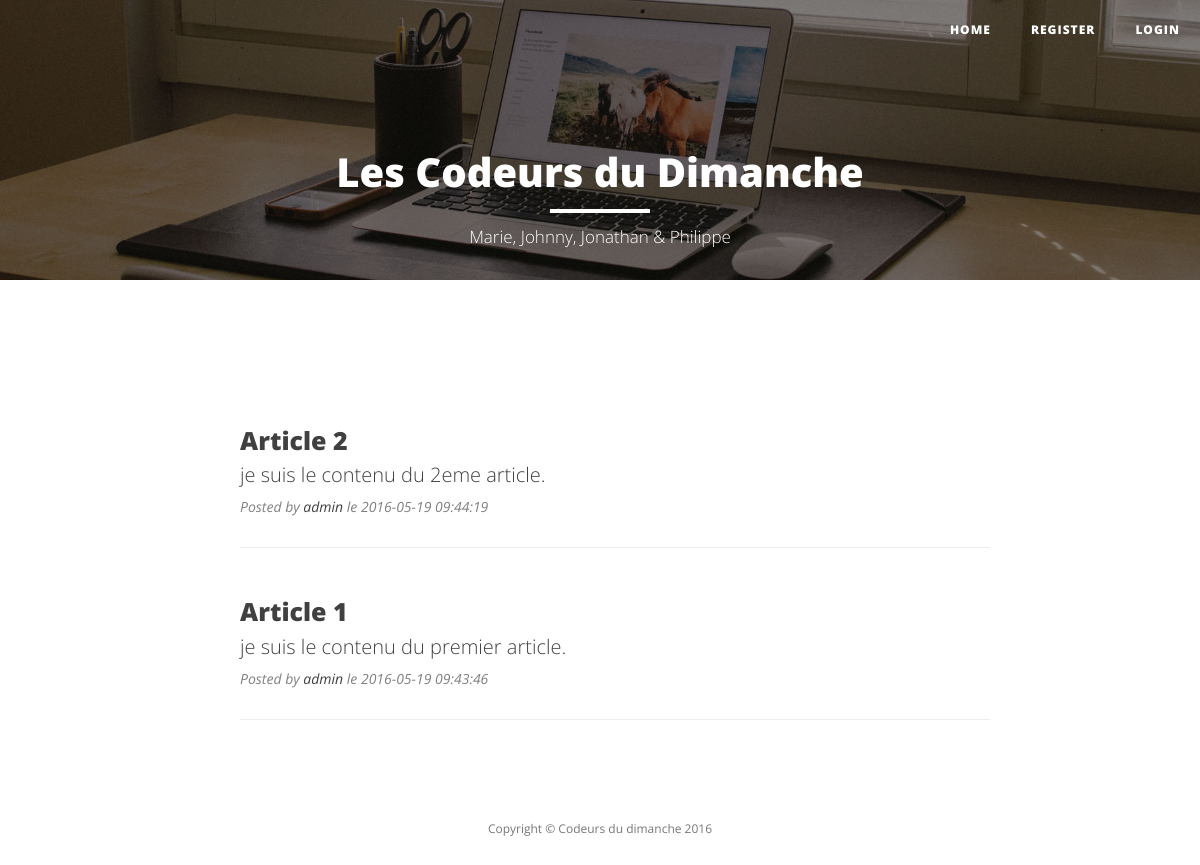
The page / on the database its author committed.
### tables this page shows
CREATE TABLE IF NOT EXISTS `articles` (
  `id` int(11) unsigned NOT NULL AUTO_INCREMENT,
  `titre` varchar(255) NOT NULL,
  `contenu` varchar(1023) NOT NULL,
  `date` timestamp NOT NULL DEFAULT CURRENT_TIMESTAMP,
  `auteur` int(11) unsigned NOT NULL,
  PRIMARY KEY (`id`),
  KEY `auteur` (`auteur`)
);

CREATE TABLE IF NOT EXISTS `users` (
  `id` int(11) unsigned NOT NULL AUTO_INCREMENT,
  `login` varchar(15) NOT NULL,
  `email` varchar(63) NOT NULL,
  `password` varchar(255) NOT NULL,
  `date` timestamp NOT NULL DEFAULT CURRENT_TIMESTAMP,
  `role` tinyint(1) NOT NULL DEFAULT '0',
  PRIMARY KEY (`id`)
);

### apps/content.php (called while the page is built, shortened)
<?php
require('views/content.phtml');
?>

### apps/skel.php (called while the page is built)
<?php
require('views/skel.phtml');
?>

### index.php (called while the page is built, shortened)
<?php
require('apps/skel.php');
?>

### views/home.phtml (the view)
<div class="container">
    <div class="row">
        <div class="col-lg-8 col-lg-offset-2 col-md-10 col-md-offset-1">
            <div class="post-preview">
                <a href="index.php?page=article&id=<?=$id?>">
                    <h2 class="post-title">
                        <?=$titre?>
                    </h2>
                    <h3 class="post-subtitle">
                        <?=$contenu?>
                    </h3>
                </a>
                <p class="post-meta">Posted by <a href="index.php?page=profile&id=<?=$id_auteur?>"><?=$auteur?></a> le <?=$date?></p>
            </div>
            <hr>
        </div>
    </div>
</div>

### apps/home.php
<?php
$query = 'SELECT users.id AS auteur_id, articles.id AS article_id, articles.titre, articles.contenu, articles.date, articles.auteur, users.login FROM articles
INNER JOIN users ON articles.auteur=users.id ORDER BY articles.date DESC';
$res = mysqli_query($link, $query);
	while ($ligne = mysqli_fetch_assoc($res))
	{
		$id = $ligne['article_id'];
		$titre = $ligne['titre'];
		$contenu = $ligne['contenu'];
		$date = $ligne['date'];
		$auteur = $ligne['login'];
		$id_auteur = $ligne['auteur_id'];
		require('views/home.phtml');
	}
?>

### public/css/style_single.css (style rules this page uses)
* { font-family: 'Open Sans', 'Helvetica Neue', Helvetica, Arial, sans-serif; }

### public/css/style.css (style rules this page uses)
h3 { font-size: 20px; }

### rows shown on the page
articles: titre "Article 2", contenu "je suis le contenu du 2eme article.", auteur.login "admin", date "2016-05-19 09:44:19"
articles: titre "Article 1", contenu "je suis le contenu du premier article.", auteur.login "admin", date "2016-05-19 09:43:46"
